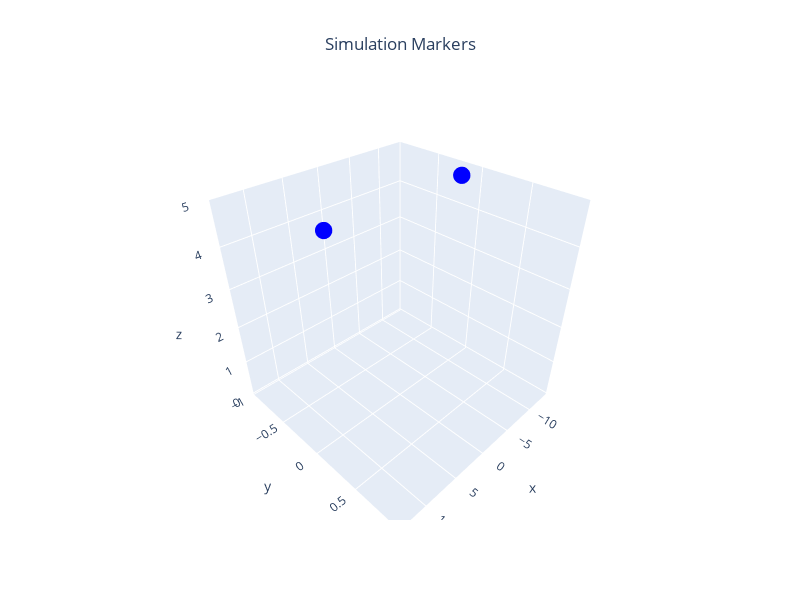

The code cell stored with this chart in its notebook:
### Code cell
offsets = [(-10, 0, 0, 0),(10, 0, 0, 0)]#
n_uavs = len(offsets)


homes=np.array([offset[:3] for offset in offsets])

global_paths=[np.array([[-10, 0, 5],[10, 0, 5]]),
              np.array([[10, 0, 5],[-10, 0, 5]])]

# global_paths=[np.array([[-10, 0, 5],[10, 0, 5]]),
#               np.array([[10, 0, 5],[2, 0, 5]])]
local_paths=[global2local(path, home,pairwise=True) for path,home in zip(global_paths,homes)]
plans=[Plan.basic(wps=path,alt=5,wp_margin=0.5,navegation_speed=1) for path in local_paths]



## Debouging
# plan1=Plan.basic(wps=local_paths[0],alt=5,wp_margin=0.5,navegation_speed=1,verbose=2)
# from plan.actions.pre_arm import make_pre_arm
# from plan.actions.change_mode import make_set_mode
# from plan.actions.arm import make_arm
# from plan.actions.take_off import make_takeoff
# from plan.actions.land import make_land
# from plan.actions.change_parameter import make_change_nav_speed
# from plan.actions.navegation import make_path
# verbose=0
# navegation_speed=1
# alt=5
# wp_margin=0.5


# plan2=Plan('hover')
# plan2.add(make_pre_arm(verbose=verbose))
# if navegation_speed!=5:
#     plan2.add(make_change_nav_speed(speed=navegation_speed,verbose=verbose))
# plan2.add(make_set_mode('GUIDED',verbose=verbose))
# plan2.add(make_arm(verbose=verbose))
# plan2.add(make_takeoff(altitude=alt,wp_margin=wp_margin,verbose=verbose))
# plan2.add(make_path(wps=local_paths[1],wp_margin=wp_margin,verbose=verbose))
# plans=[plan1,plan2]


markers = {f'waypoints': {'pos':global_paths[0],'color':'blue'}}


plot_3d_interactive(markers,title='Simulation Markers',expand=[0.2,0.2,0.6],ground=-0.05)



if simulator == 'QGroundControl':
    home_position=(-35.3633245,149.1652241,0,0)
    spawns=find_spawns(home_position, offsets)

### Figure 1 — Plotly figure (JSON) as saved in the notebook; plotly's stock layout.template omitted (floating-point values rounded to 4 significant figures)
{"data": [{"marker": {"color": "blue", "size": 6}, "mode": "markers", "name": "waypoints", "type": "scatter3d", "x": [-10, 10], "y": [0, 0], "z": [5, 5]}], "layout": {"height": 600, "scene": {"xaxis": {"range": [-14, 14], "title": {"text": "x"}}, "yaxis": {"range": [0, 0], "title": {"text": "y"}}, "zaxis": {"range": [-0.05, 5], "title": {"text": "z"}}}, "title": {"text": "Simulation Markers", "x": 0.5, "xanchor": "center"}, "width": 800}}
